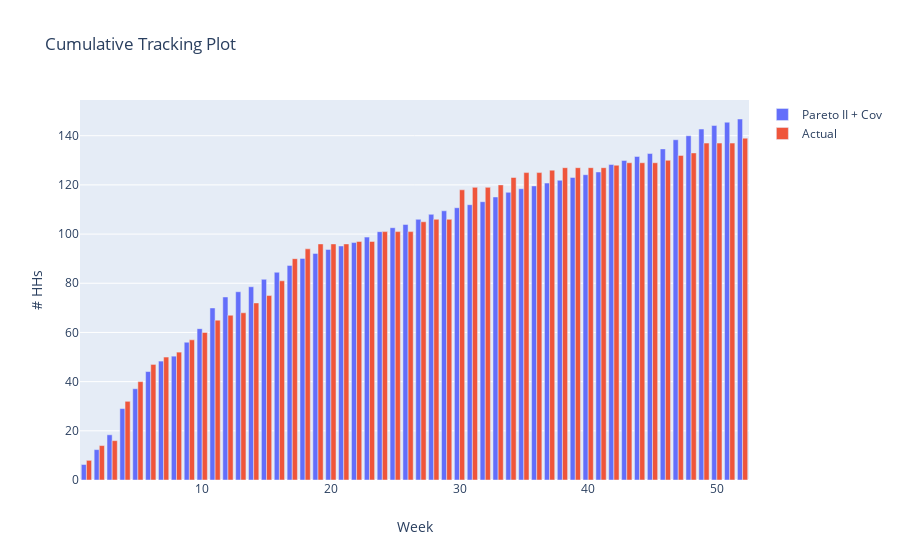

Here is the notebook cell this chart was saved with:
### Code cell
fig = go.Figure()

# ParetoII/EG + cov
fig.add_trace(
    go.Bar(
        x=df.Week.to_list(),
        y=cumsum,
        name='Pareto II + Cov')
)

# Observed
fig.add_trace(
    go.Bar(
        x=df.Week.to_list(),
        y=df['# HHs'],
        name='Actual')
)

# Plot labels
fig.update_layout(title='Cumulative Tracking Plot',
                  xaxis_title='Week',
                  yaxis_title='# HHs',
                  annotations=[      
                  ],
                )

fig.show()

### Figure 1 — Plotly figure (JSON) as saved in the notebook; plotly's stock layout.template omitted (floating-point values rounded to 4 significant figures)
{"data": [{"name": "Pareto II + Cov", "type": "bar", "x": [1, 2, 3, 4, 5, 6, 7, 8, 9, 10, 11, 12, 13, 14, 15, 16, 17, 18, 19, 20, 21, 22, 23, 24, 25, 26, 27, 28, 29, 30, 31, 32, 33, 34, 35, 36, 37, 38, 39, 40, 41, 42, 43, 44, 45, 46, 47, 48, 49, 50, 51, 52], "y": [6.306, 12.36, 18.38, 29.04, 37.11, 44.1, 48.35, 50.36, 56.02, 61.55, 69.97, 74.42, 76.55, 78.58, 81.61, 84.47, 87.27, 90.11, 92.14, 93.76, 95.16, 96.55, 98.77, 101.0, 102.6, 103.9, 106.0, 108.0, 109.5, 110.7, 111.9, 113.2, 115.1, 117.0, 118.4, 119.6, 120.8, 121.9, 123.0, 124.1, 125.3, 128.3, 129.9, 131.6, 132.7, 134.6, 138.3, 140.0, 142.7, 144.2, 145.5, 146.8]}, {"name": "Actual", "type": "bar", "x": [1, 2, 3, 4, 5, 6, 7, 8, 9, 10, 11, 12, 13, 14, 15, 16, 17, 18, 19, 20, 21, 22, 23, 24, 25, 26, 27, 28, 29, 30, 31, 32, 33, 34, 35, 36, 37, 38, 39, 40, 41, 42, 43, 44, 45, 46, 47, 48, 49, 50, 51, 52], "y": [8, 14, 16, 32, 40, 47, 50, 52, 57, 60, 65, 67, 68, 72, 75, 81, 90, 94, 96, 96, 96, 97, 97, 101, 101, 101, 105, 106, 106, 118, 119, 119, 120, 123, 125, 125, 126, 127, 127, 127, 127, 128, 129, 129, 129, 130, 132, 133, 137, 137, 137, 139]}], "layout": {"autosize": true, "title": {"text": "Cumulative Tracking Plot"}, "xaxis": {"autorange": true, "range": [0.5, 52.5], "title": {"text": "Week"}, "type": "linear"}, "yaxis": {"autorange": true, "range": [0, 154.5], "title": {"text": "# HHs"}, "type": "linear"}}}
